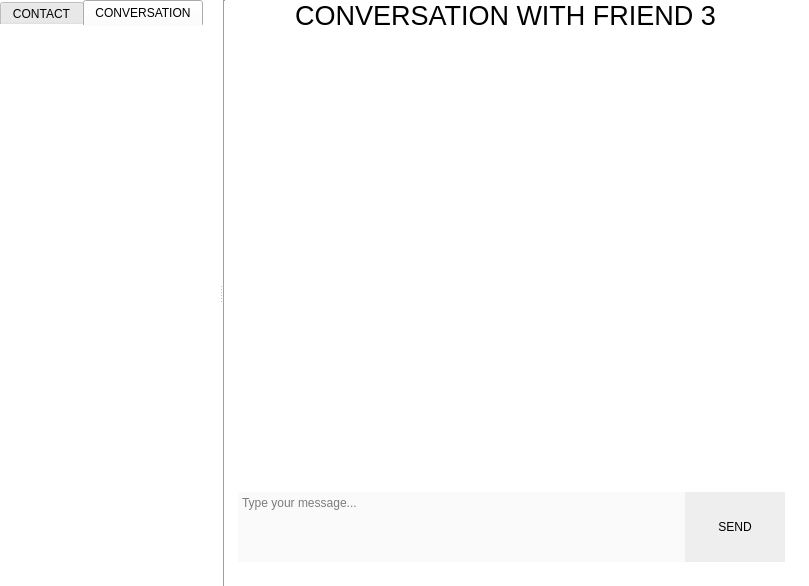
<?xml version="1.0" encoding="UTF-8"?>
<ui version="4.0">
 <class>MainWindow</class>
 <widget class="QMainWindow" name="MainWindow">
  <property name="geometry">
   <rect>
    <x>0</x>
    <y>0</y>
    <width>809</width>
    <height>586</height>
   </rect>
  </property>
  <property name="palette">
   <palette>
    <active>
     <colorrole role="Base">
      <brush brushstyle="SolidPattern">
       <color alpha="255">
        <red>255</red>
        <green>255</green>
        <blue>255</blue>
       </color>
      </brush>
     </colorrole>
     <colorrole role="Window">
      <brush brushstyle="SolidPattern">
       <color alpha="255">
        <red>255</red>
        <green>255</green>
        <blue>255</blue>
       </color>
      </brush>
     </colorrole>
    </active>
    <inactive>
     <colorrole role="Base">
      <brush brushstyle="SolidPattern">
       <color alpha="255">
        <red>255</red>
        <green>255</green>
        <blue>255</blue>
       </color>
      </brush>
     </colorrole>
     <colorrole role="Window">
      <brush brushstyle="SolidPattern">
       <color alpha="255">
        <red>255</red>
        <green>255</green>
        <blue>255</blue>
       </color>
      </brush>
     </colorrole>
    </inactive>
    <disabled>
     <colorrole role="Base">
      <brush brushstyle="SolidPattern">
       <color alpha="255">
        <red>255</red>
        <green>255</green>
        <blue>255</blue>
       </color>
      </brush>
     </colorrole>
     <colorrole role="Window">
      <brush brushstyle="SolidPattern">
       <color alpha="255">
        <red>255</red>
        <green>255</green>
        <blue>255</blue>
       </color>
      </brush>
     </colorrole>
    </disabled>
   </palette>
  </property>
  <property name="windowTitle">
   <string>E2EEIM</string>
  </property>
  <widget class="QWidget" name="centralWidget">
   <layout class="QHBoxLayout" name="horizontalLayout_4">
    <property name="spacing">
     <number>0</number>
    </property>
    <property name="leftMargin">
     <number>0</number>
    </property>
    <property name="topMargin">
     <number>0</number>
    </property>
    <property name="rightMargin">
     <number>0</number>
    </property>
    <property name="bottomMargin">
     <number>0</number>
    </property>
    <item>
     <widget class="QSplitter" name="splitter">
      <property name="orientation">
       <enum>Qt::Horizontal</enum>
      </property>
      <widget class="QFrame" name="frame_3">
       <property name="sizePolicy">
        <sizepolicy hsizetype="Preferred" vsizetype="Preferred">
         <horstretch>1</horstretch>
         <verstretch>0</verstretch>
        </sizepolicy>
       </property>
       <property name="frameShape">
        <enum>QFrame::NoFrame</enum>
       </property>
       <property name="frameShadow">
        <enum>QFrame::Raised</enum>
       </property>
       <layout class="QHBoxLayout" name="horizontalLayout_2">
        <property name="spacing">
         <number>0</number>
        </property>
        <property name="leftMargin">
         <number>0</number>
        </property>
        <property name="topMargin">
         <number>0</number>
        </property>
        <property name="rightMargin">
         <number>0</number>
        </property>
        <property name="bottomMargin">
         <number>0</number>
        </property>
        <item>
         <widget class="QTabWidget" name="tabWidget">
          <property name="sizePolicy">
           <sizepolicy hsizetype="Preferred" vsizetype="Preferred">
            <horstretch>1</horstretch>
            <verstretch>0</verstretch>
           </sizepolicy>
          </property>
          <property name="styleSheet">
           <string notr="true">/* remove the tab-bar rule and the margin-top rule in the first stylesheet */ 
QTabWidget::tab-bar {
 alignment: center; 
} 
QTabWidget::pane {
position: absolute; top: -0.5em; 
position: absolute; left: -0.5em; 
position: absolute; right: -0.5em; 
position: absolute; bottom: -0.5em; 
border: 0;
} 
</string>
          </property>
          <property name="tabShape">
           <enum>QTabWidget::Rounded</enum>
          </property>
          <property name="currentIndex">
           <number>1</number>
          </property>
          <widget class="QWidget" name="contactTab">
           <attribute name="title">
            <string>CONTACT</string>
           </attribute>
           <layout class="QVBoxLayout" name="verticalLayout_2">
            <item>
             <widget class="QTabWidget" name="tabWidget_Sorted">
              <property name="styleSheet">
               <string notr="true">/* 8&lt; remove the tab-bar rule and the margin-top rule in the first stylesheet */ 
QTabWidget::tab-bar {
 alignment: left; 
} 
QTabWidget::pane {
 position: absolute; top: -0.5em; 
position: absolute; left: -0.5em; 
position: absolute; right: -0.5em; 
position: absolute; bottom: -0.5em; 
} </string>
              </property>
              <property name="tabPosition">
               <enum>QTabWidget::West</enum>
              </property>
              <property name="currentIndex">
               <number>0</number>
              </property>
              <widget class="QWidget" name="recentContactTab">
               <attribute name="title">
                <string>RECENT</string>
               </attribute>
               <layout class="QVBoxLayout" name="verticalLayout_4">
                <item>
                 <widget class="QListWidget" name="listWidget_Recent">
                  <property name="frameShape">
                   <enum>QFrame::NoFrame</enum>
                  </property>
                 </widget>
                </item>
               </layout>
              </widget>
              <widget class="QWidget" name="sortedContactTab">
               <attribute name="title">
                <string>ALL</string>
               </attribute>
               <layout class="QVBoxLayout" name="verticalLayout_5">
                <item>
                 <widget class="QListWidget" name="listWidget_SortedContact">
                  <property name="sizePolicy">
                   <sizepolicy hsizetype="Expanding" vsizetype="Expanding">
                    <horstretch>0</horstretch>
                    <verstretch>0</verstretch>
                   </sizepolicy>
                  </property>
                  <property name="frameShape">
                   <enum>QFrame::NoFrame</enum>
                  </property>
                 </widget>
                </item>
               </layout>
              </widget>
             </widget>
            </item>
           </layout>
          </widget>
          <widget class="QWidget" name="conversationTab">
           <attribute name="title">
            <string>CONVERSATION</string>
           </attribute>
           <layout class="QHBoxLayout" name="horizontalLayout_6">
            <item>
             <widget class="QListWidget" name="listWidget_ChatList">
              <property name="sizePolicy">
               <sizepolicy hsizetype="Preferred" vsizetype="Preferred">
                <horstretch>0</horstretch>
                <verstretch>0</verstretch>
               </sizepolicy>
              </property>
              <property name="frameShape">
               <enum>QFrame::NoFrame</enum>
              </property>
             </widget>
            </item>
           </layout>
          </widget>
         </widget>
        </item>
       </layout>
      </widget>
      <widget class="QFrame" name="frame_4">
       <property name="sizePolicy">
        <sizepolicy hsizetype="Preferred" vsizetype="Preferred">
         <horstretch>2</horstretch>
         <verstretch>0</verstretch>
        </sizepolicy>
       </property>
       <property name="styleSheet">
        <string notr="true"/>
       </property>
       <property name="frameShape">
        <enum>QFrame::NoFrame</enum>
       </property>
       <property name="frameShadow">
        <enum>QFrame::Raised</enum>
       </property>
       <layout class="QHBoxLayout" name="horizontalLayout_3">
        <property name="spacing">
         <number>0</number>
        </property>
        <property name="leftMargin">
         <number>0</number>
        </property>
        <property name="topMargin">
         <number>0</number>
        </property>
        <property name="rightMargin">
         <number>0</number>
        </property>
        <property name="bottomMargin">
         <number>0</number>
        </property>
        <item>
         <widget class="Line" name="line">
          <property name="orientation">
           <enum>Qt::Vertical</enum>
          </property>
         </widget>
        </item>
        <item>
         <widget class="QFrame" name="frame">
          <property name="sizePolicy">
           <sizepolicy hsizetype="Preferred" vsizetype="Preferred">
            <horstretch>2</horstretch>
            <verstretch>0</verstretch>
           </sizepolicy>
          </property>
          <property name="frameShape">
           <enum>QFrame::NoFrame</enum>
          </property>
          <property name="frameShadow">
           <enum>QFrame::Raised</enum>
          </property>
          <property name="lineWidth">
           <number>0</number>
          </property>
          <layout class="QVBoxLayout" name="verticalLayout_3">
           <property name="spacing">
            <number>0</number>
           </property>
           <property name="leftMargin">
            <number>0</number>
           </property>
           <property name="topMargin">
            <number>0</number>
           </property>
           <property name="rightMargin">
            <number>24</number>
           </property>
           <property name="bottomMargin">
            <number>0</number>
           </property>
           <item>
            <widget class="QLabel" name="conversationTitle">
             <property name="font">
              <font>
               <pointsize>20</pointsize>
              </font>
             </property>
             <property name="text">
              <string>CONVERSATION WITH FRIEND 3</string>
             </property>
             <property name="alignment">
              <set>Qt::AlignCenter</set>
             </property>
            </widget>
           </item>
           <item>
            <widget class="QListWidget" name="listWidget_Conversation">
             <property name="sizePolicy">
              <sizepolicy hsizetype="Expanding" vsizetype="Expanding">
               <horstretch>0</horstretch>
               <verstretch>8</verstretch>
              </sizepolicy>
             </property>
             <property name="minimumSize">
              <size>
               <width>0</width>
               <height>0</height>
              </size>
             </property>
             <property name="frameShape">
              <enum>QFrame::NoFrame</enum>
             </property>
            </widget>
           </item>
           <item>
            <widget class="QFrame" name="frame_2">
             <property name="sizePolicy">
              <sizepolicy hsizetype="Preferred" vsizetype="Preferred">
               <horstretch>0</horstretch>
               <verstretch>0</verstretch>
              </sizepolicy>
             </property>
             <property name="layoutDirection">
              <enum>Qt::LeftToRight</enum>
             </property>
             <property name="frameShape">
              <enum>QFrame::NoFrame</enum>
             </property>
             <property name="frameShadow">
              <enum>QFrame::Raised</enum>
             </property>
             <property name="lineWidth">
              <number>0</number>
             </property>
             <layout class="QHBoxLayout" name="horizontalLayout">
              <property name="spacing">
               <number>0</number>
              </property>
              <property name="leftMargin">
               <number>12</number>
              </property>
              <property name="topMargin">
               <number>12</number>
              </property>
              <property name="rightMargin">
               <number>0</number>
              </property>
              <property name="bottomMargin">
               <number>24</number>
              </property>
              <item>
               <widget class="QPlainTextEdit" name="plainTextEdit_Typing">
                <property name="sizePolicy">
                 <sizepolicy hsizetype="Expanding" vsizetype="Expanding">
                  <horstretch>5</horstretch>
                  <verstretch>0</verstretch>
                 </sizepolicy>
                </property>
                <property name="maximumSize">
                 <size>
                  <width>16777215</width>
                  <height>70</height>
                 </size>
                </property>
                <property name="layoutDirection">
                 <enum>Qt::RightToLeft</enum>
                </property>
                <property name="styleSheet">
                 <string notr="true">background: rgb(250, 250, 250)</string>
                </property>
                <property name="frameShape">
                 <enum>QFrame::NoFrame</enum>
                </property>
                <property name="placeholderText">
                 <string>Type your message...</string>
                </property>
               </widget>
              </item>
              <item alignment="Qt::AlignHCenter|Qt::AlignVCenter">
               <widget class="QPushButton" name="sendButton">
                <property name="sizePolicy">
                 <sizepolicy hsizetype="Minimum" vsizetype="Fixed">
                  <horstretch>1</horstretch>
                  <verstretch>0</verstretch>
                 </sizepolicy>
                </property>
                <property name="minimumSize">
                 <size>
                  <width>100</width>
                  <height>70</height>
                 </size>
                </property>
                <property name="maximumSize">
                 <size>
                  <width>100</width>
                  <height>82</height>
                 </size>
                </property>
                <property name="styleSheet">
                 <string notr="true">QPushButton {
	border: 0;
     background-color: #eeeeee;
 }
 QPushButton:!pressed {
     background-color: #cccccc;     
 }
 QPushButton:!hover {
     background-color: #eeeeee;
 }</string>
                </property>
                <property name="text">
                 <string>SEND</string>
                </property>
               </widget>
              </item>
             </layout>
            </widget>
           </item>
          </layout>
         </widget>
        </item>
       </layout>
      </widget>
     </widget>
    </item>
   </layout>
  </widget>
  <widget class="QMenuBar" name="menuBar">
   <property name="geometry">
    <rect>
     <x>0</x>
     <y>0</y>
     <width>809</width>
     <height>22</height>
    </rect>
   </property>
  </widget>
 </widget>
 <layoutdefault spacing="6" margin="11"/>
 <tabstops>
  <tabstop>tabWidget</tabstop>
  <tabstop>plainTextEdit_Typing</tabstop>
  <tabstop>listWidget_Recent</tabstop>
  <tabstop>listWidget_SortedContact</tabstop>
  <tabstop>listWidget_ChatList</tabstop>
  <tabstop>listWidget_Conversation</tabstop>
  <tabstop>tabWidget_Sorted</tabstop>
  <tabstop>sendButton</tabstop>
 </tabstops>
 <resources/>
 <connections/>
</ui>
